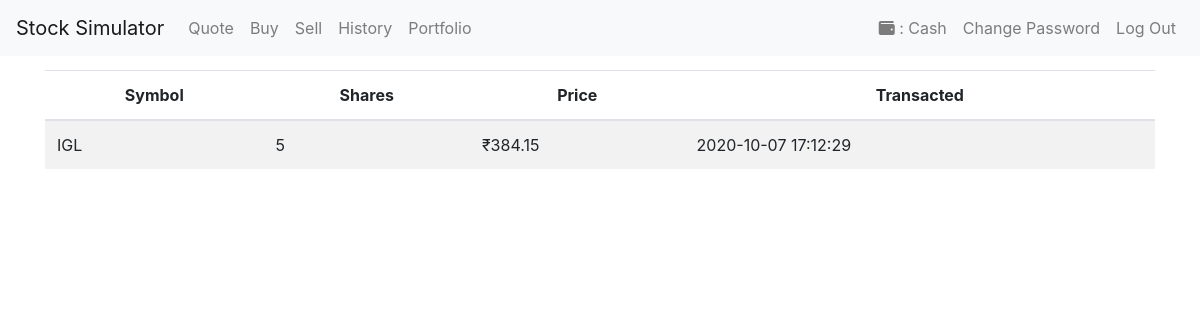
Page /history (signed in) on the earlier database version.
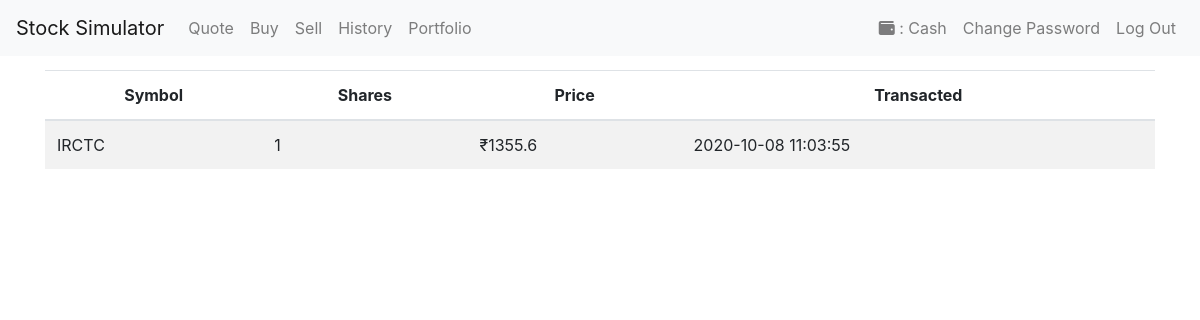
Same page on the later database version.
### tables this page shows
CREATE TABLE 'history' ('id' INTEGER NOT NULL, 'symbol' TEXT NOT NULL, 'shares' INTEGER NOT NULL, 'price' NUMERIC NOT NULL, 'transacted' DATETIME NOT NULL DEFAULT CURRENT_TIMESTAMP);

### app.py (the view)
@app.route("/history")
@login_required
def history():
    symbol=list()
    share=list()
    price=list()
    transacted=list()
    sy = db.execute("SELECT symbol FROM history WHERE id = :id", id= session['user_id'])
    sh = db.execute("SELECT shares FROM history WHERE id = :id", id= session['user_id'])
    pr = db.execute("SELECT price FROM history WHERE id = :id", id= session['user_id'])
    tr = db.execute("SELECT transacted FROM history WHERE id = :id", id= session['user_id'])
    for i in range (len(sy)):
        symbol.append(sy[i]["symbol"].upper())
    for i in range (len(sh)):
        share.append(sh[i]["shares"])
    for i in range (len(pr)):
        price.append(pr[i]["price"])
    for i in range (len(tr)):
        transacted.append(tr[i]["transacted"])
    data = zip(symbol,share,price,transacted)
    return render_template("history.html", data=data)

### helpers.py (called while the page is built)
def login_required(f):
    @wraps(f)
    def decorated_function(*args, **kwargs):
        if session.get("user_id") is None:
            return redirect(url_for("login", next=request.url))
        return f(*args, **kwargs)
    return decorated_function

### templates/history.html (shortened to what this page needs)
{% extends "layout.html" %}
{% block main %}
<table class="table table-striped">
    <thead>
    <tr>
        <th>Symbol</th>
        <th>Shares</th>
        <th>Price</th>
        <th>Transacted</th>
    </tr>
    </thead>
    {% for row in data %}
    <tr>
    {% for item in row %}
    {% if item is not string and item>20%}
        <td>₹{{ item }}</td>
    {% else %}
        <td>{{ item }}</td>
    {% endif %}
    {% endfor %}
    </tr>
    {% endfor %}
</table>
{% endblock %}

Differences in the rows shown:
removed history: price "384.15", transacted "2020-10-07 17:12:29"
added history: price "1355.6", transacted "2020-10-08 11:03:55"
Other differences:
list line gone: "IGL 5"
new list line: "IRCTC 1"
